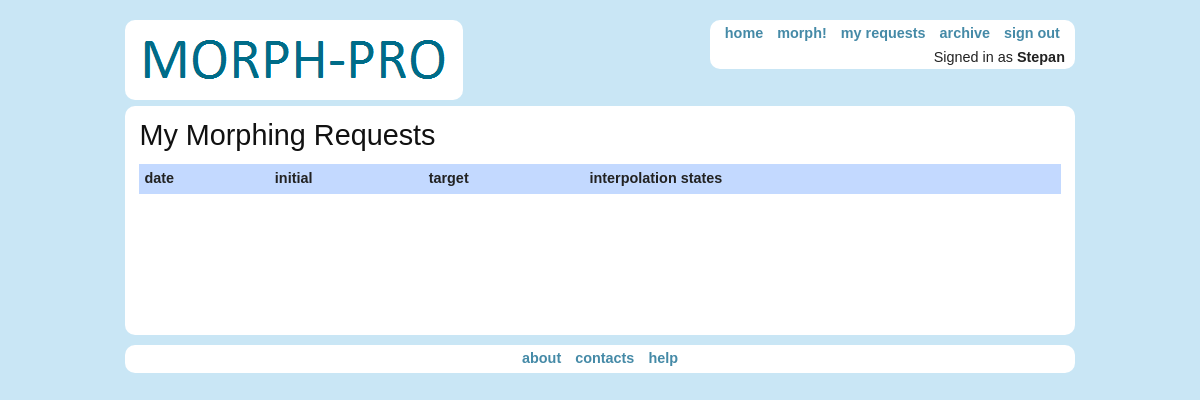
Before: /history (signed in) with the older database file.
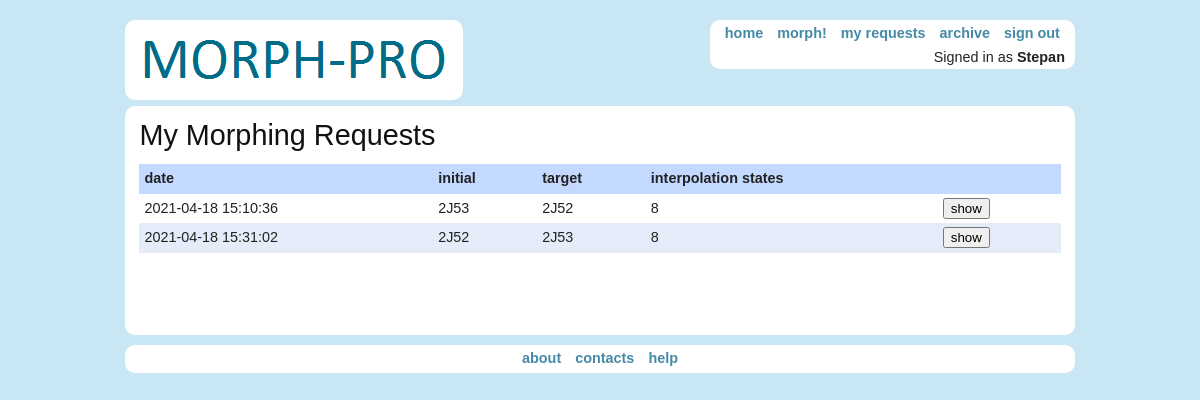
After: the same page with the newer database file.
### morphserverapp/models.py (models this page shows, shortened)
class MorphRequest(models.Model):
    author = models.IntegerField()
    protein_a_name = models.CharField(max_length=256)
    protein_b_name = models.CharField(max_length=256)
    morphing_count = models.IntegerField()
    auto_interpolation = models.BooleanField(default=False)
    created_at = models.DateTimeField()

### morphserverapp/views.py (the view)
# urls.py: path('history',views.history,name='history'),
def history(request):
    my_request_template = loader.get_template('morphserverapp/history.html')
    my_mr_table = []
    for mr in MorphRequest.objects.all():
        if mr.author == request.session.get('user_id'):
            my_mr_table.append([str(mr.created_at)[:len(str(mr.created_at)) - 7], str(mr.protein_a_name),
                 str(mr.protein_b_name), str(mr.morphing_count), '/morph/' + str(mr.id)])
    return HttpResponse(my_request_template.render({'morph_requests': my_mr_table, 'user_greeting': request.session.get('name')},request))

### morphserverapp/templates/morphserverapp/history.html (shortened to what this page needs)
<!DOCTYPE html>
<html>
{% load static %}
<head>
<link rel="stylesheet" media="screen" href="{% static 'stylesheets/blueprint/screen.css' %}" />
<link rel="stylesheet" media="print" href="{% static 'stylesheets/blueprint/print.css' %}" />
<link rel="stylesheet" media="screen" href="{% static 'stylesheets/blueprint/ie.css' %}" />
<link rel="stylesheet" media="screen" href="{% static 'stylesheets/custom.css' %}" />
<link rel="stylesheet" media="screen" href="{% static 'stylesheets/common.css' %}" />
<link rel="stylesheet" media="screen" href="{% static 'stylesheets/pages.css' %}" />
</head>
<body>
  <div class="container">
    <header>
  <a href="/"><img alt="Morphing server" class="round" src="{% static 'images/logo.png' %}" /></a>
<nav class="round">
  <ul>
    <li><a href="/">home</a></li>
    <li><a href="/morph/new">morph!</a></li>
      {% if user_greeting %}
      <li><a href="/history">my requests</a></li>
      {% endif %}
    <li><a href="/morph/archive">archive</a></li>
      {% if user_greeting %}
      <li> <a href="/user/sign_out">sign out</a></li>
      {% else %}
      <li> <a href="/user/sign_in">sign in</a></li>
      {% endif %}
  </ul>
  <div id="user-greeting">
      {% if user_greeting %}
        Signed in as <strong>{{user_greeting}}</strong>
      {% else %}
        Not signed in
      {% endif %}
  </div>
</nav>
</header>
    <section class="round">
      <h1>My Morphing Requests</h1>
<table id="index-morph-requests">
    <thead>
    <tr>
      <th>date</th>
      <th>initial</th>
      <th>target</th>
      <th>interpolation states</th>
      <th></th>
    </tr>
    </thead>
    <tbody>
    {% if morph_requests|length > 0 %}
    {% for morph_request in morph_requests %}
      <tr>
          {% for val in morph_request|slice:":4" %}
          <td>{{val}}</td>
          {% endfor %}
          <td>
              <form class="button_to" method="get" action="{{morph_request|last}}"><input type="submit" value="show"></form>
          </td>
    {% endfor %}
    {% endif %}
    </tbody>
</table>
    </section>
    <footer>
  <nav class="round">
      <ul>
        <li><a href="/about">about</a></li>
        <li><a href="/contacts">contacts</a></li>
        <li><a href="/help">help</a></li>
      </ul>
  </nav>
</footer>
  </div>
</body>
</html>

Changed rows visible on the page:
added MorphRequest: morph_request "2J53" "2J52"
added MorphRequest: morph_request "2J52" "2J53"
Other visible differences:
new list line: "2021-04-18 15:10:36 8 show"
new list line: "2021-04-18 15:31:02 8 show"
